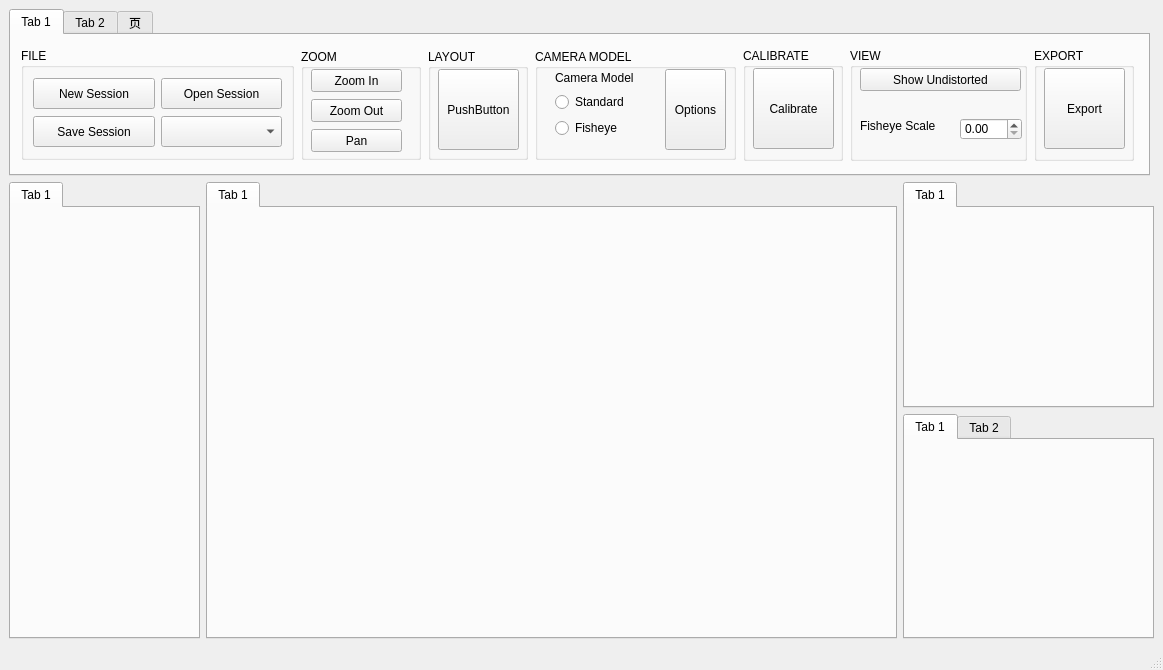
<?xml version="1.0" encoding="UTF-8"?>
<ui version="4.0">
 <class>MainWindow</class>
 <widget class="QMainWindow" name="MainWindow">
  <property name="geometry">
   <rect>
    <x>0</x>
    <y>0</y>
    <width>1163</width>
    <height>670</height>
   </rect>
  </property>
  <property name="windowTitle">
   <string>MainWindow</string>
  </property>
  <widget class="QWidget" name="centralwidget">
   <layout class="QVBoxLayout" name="verticalLayout_3">
    <item>
     <widget class="QTabWidget" name="tabWidget_tool">
      <property name="minimumSize">
       <size>
        <width>1141</width>
        <height>167</height>
       </size>
      </property>
      <property name="maximumSize">
       <size>
        <width>1141</width>
        <height>167</height>
       </size>
      </property>
      <property name="currentIndex">
       <number>0</number>
      </property>
      <widget class="QWidget" name="tab_mono">
       <attribute name="title">
        <string>Tab 1</string>
       </attribute>
       <layout class="QHBoxLayout" name="horizontalLayout">
        <item>
         <widget class="QGroupBox" name="groupBox_file">
          <property name="minimumSize">
           <size>
            <width>273</width>
            <height>112</height>
           </size>
          </property>
          <property name="maximumSize">
           <size>
            <width>273</width>
            <height>112</height>
           </size>
          </property>
          <property name="title">
           <string>FILE</string>
          </property>
          <layout class="QGridLayout" name="gridLayout">
           <item row="0" column="0">
            <widget class="QPushButton" name="pushButton">
             <property name="minimumSize">
              <size>
               <width>121</width>
               <height>31</height>
              </size>
             </property>
             <property name="text">
              <string>New Session</string>
             </property>
            </widget>
           </item>
           <item row="0" column="1">
            <widget class="QPushButton" name="pushButton_6">
             <property name="minimumSize">
              <size>
               <width>121</width>
               <height>31</height>
              </size>
             </property>
             <property name="text">
              <string>Open Session</string>
             </property>
            </widget>
           </item>
           <item row="1" column="0">
            <widget class="QPushButton" name="pushButton_5">
             <property name="minimumSize">
              <size>
               <width>121</width>
               <height>31</height>
              </size>
             </property>
             <property name="text">
              <string>Save Session</string>
             </property>
            </widget>
           </item>
           <item row="1" column="1">
            <widget class="QComboBox" name="comboBox_addImages">
             <property name="minimumSize">
              <size>
               <width>121</width>
               <height>31</height>
              </size>
             </property>
            </widget>
           </item>
          </layout>
         </widget>
        </item>
        <item>
         <widget class="QGroupBox" name="groupBox_zoom">
          <property name="minimumSize">
           <size>
            <width>120</width>
            <height>111</height>
           </size>
          </property>
          <property name="maximumSize">
           <size>
            <width>120</width>
            <height>111</height>
           </size>
          </property>
          <property name="title">
           <string>ZOOM</string>
          </property>
          <widget class="QPushButton" name="pushButton_2">
           <property name="geometry">
            <rect>
             <x>10</x>
             <y>20</y>
             <width>91</width>
             <height>23</height>
            </rect>
           </property>
           <property name="text">
            <string>Zoom In</string>
           </property>
          </widget>
          <widget class="QPushButton" name="pushButton_3">
           <property name="geometry">
            <rect>
             <x>10</x>
             <y>50</y>
             <width>91</width>
             <height>23</height>
            </rect>
           </property>
           <property name="text">
            <string>Zoom Out</string>
           </property>
          </widget>
          <widget class="QPushButton" name="pushButton_4">
           <property name="geometry">
            <rect>
             <x>10</x>
             <y>80</y>
             <width>91</width>
             <height>23</height>
            </rect>
           </property>
           <property name="text">
            <string>Pan</string>
           </property>
          </widget>
         </widget>
        </item>
        <item>
         <widget class="QGroupBox" name="groupBox_layout">
          <property name="minimumSize">
           <size>
            <width>100</width>
            <height>111</height>
           </size>
          </property>
          <property name="maximumSize">
           <size>
            <width>100</width>
            <height>111</height>
           </size>
          </property>
          <property name="title">
           <string>LAYOUT</string>
          </property>
          <widget class="QPushButton" name="pushButton_defaultLayout">
           <property name="geometry">
            <rect>
             <x>10</x>
             <y>20</y>
             <width>81</width>
             <height>81</height>
            </rect>
           </property>
           <property name="text">
            <string>PushButton</string>
           </property>
          </widget>
         </widget>
        </item>
        <item>
         <widget class="QGroupBox" name="groupBox_cameraModel_2">
          <property name="minimumSize">
           <size>
            <width>201</width>
            <height>111</height>
           </size>
          </property>
          <property name="maximumSize">
           <size>
            <width>201</width>
            <height>111</height>
           </size>
          </property>
          <property name="title">
           <string>CAMERA MODEL</string>
          </property>
          <widget class="QPushButton" name="pushButton_options">
           <property name="geometry">
            <rect>
             <x>130</x>
             <y>20</y>
             <width>61</width>
             <height>81</height>
            </rect>
           </property>
           <property name="text">
            <string>Options</string>
           </property>
          </widget>
          <widget class="QWidget" name="layoutWidget">
           <property name="geometry">
            <rect>
             <x>20</x>
             <y>20</y>
             <width>89</width>
             <height>69</height>
            </rect>
           </property>
           <layout class="QVBoxLayout" name="verticalLayout">
            <item>
             <widget class="QLabel" name="label_2">
              <property name="text">
               <string>Camera Model</string>
              </property>
             </widget>
            </item>
            <item>
             <widget class="QRadioButton" name="radioButton_standard">
              <property name="text">
               <string>Standard</string>
              </property>
             </widget>
            </item>
            <item>
             <widget class="QRadioButton" name="radioButton_fisheye">
              <property name="text">
               <string>Fisheye</string>
              </property>
             </widget>
            </item>
           </layout>
          </widget>
         </widget>
        </item>
        <item>
         <widget class="QGroupBox" name="groupBox_calibrate">
          <property name="minimumSize">
           <size>
            <width>100</width>
            <height>113</height>
           </size>
          </property>
          <property name="maximumSize">
           <size>
            <width>100</width>
            <height>113</height>
           </size>
          </property>
          <property name="title">
           <string>CALIBRATE</string>
          </property>
          <widget class="QPushButton" name="pushButton_calibrate">
           <property name="geometry">
            <rect>
             <x>10</x>
             <y>20</y>
             <width>81</width>
             <height>81</height>
            </rect>
           </property>
           <property name="text">
            <string>Calibrate</string>
           </property>
          </widget>
         </widget>
        </item>
        <item>
         <widget class="QGroupBox" name="groupBox_view">
          <property name="minimumSize">
           <size>
            <width>177</width>
            <height>113</height>
           </size>
          </property>
          <property name="maximumSize">
           <size>
            <width>177</width>
            <height>113</height>
           </size>
          </property>
          <property name="title">
           <string>VIEW</string>
          </property>
          <widget class="QPushButton" name="pushButton_showUndistorted">
           <property name="geometry">
            <rect>
             <x>10</x>
             <y>20</y>
             <width>161</width>
             <height>23</height>
            </rect>
           </property>
           <property name="text">
            <string>Show Undistorted</string>
           </property>
          </widget>
          <widget class="QLabel" name="label">
           <property name="geometry">
            <rect>
             <x>10</x>
             <y>70</y>
             <width>101</width>
             <height>16</height>
            </rect>
           </property>
           <property name="text">
            <string>Fisheye Scale</string>
           </property>
          </widget>
          <widget class="QDoubleSpinBox" name="doubleSpinBox">
           <property name="geometry">
            <rect>
             <x>110</x>
             <y>70</y>
             <width>62</width>
             <height>22</height>
            </rect>
           </property>
          </widget>
         </widget>
        </item>
        <item>
         <widget class="QGroupBox" name="groupBox_export">
          <property name="minimumSize">
           <size>
            <width>100</width>
            <height>113</height>
           </size>
          </property>
          <property name="maximumSize">
           <size>
            <width>100</width>
            <height>113</height>
           </size>
          </property>
          <property name="title">
           <string>EXPORT</string>
          </property>
          <widget class="QPushButton" name="pushButton_export">
           <property name="geometry">
            <rect>
             <x>10</x>
             <y>20</y>
             <width>81</width>
             <height>81</height>
            </rect>
           </property>
           <property name="text">
            <string>Export</string>
           </property>
          </widget>
         </widget>
        </item>
       </layout>
      </widget>
      <widget class="QWidget" name="tab_10">
       <attribute name="title">
        <string>Tab 2</string>
       </attribute>
      </widget>
      <widget class="QWidget" name="tab_camera">
       <attribute name="title">
        <string>页</string>
       </attribute>
       <widget class="QPushButton" name="pushButton_closeCamera">
        <property name="geometry">
         <rect>
          <x>660</x>
          <y>30</y>
          <width>93</width>
          <height>81</height>
         </rect>
        </property>
        <property name="text">
         <string>close</string>
        </property>
       </widget>
      </widget>
     </widget>
    </item>
    <item>
     <layout class="QHBoxLayout" name="horizontalLayout_2">
      <item>
       <widget class="QTabWidget" name="tabWidget_dataBrowser">
        <property name="minimumSize">
         <size>
          <width>181</width>
          <height>421</height>
         </size>
        </property>
        <property name="currentIndex">
         <number>0</number>
        </property>
        <widget class="QWidget" name="tab_dataBrowser">
         <attribute name="title">
          <string>Tab 1</string>
         </attribute>
        </widget>
       </widget>
      </item>
      <item>
       <widget class="QTabWidget" name="tabWidget_showImg">
        <property name="minimumSize">
         <size>
          <width>691</width>
          <height>421</height>
         </size>
        </property>
        <property name="currentIndex">
         <number>0</number>
        </property>
        <widget class="QWidget" name="tab_showImg">
         <attribute name="title">
          <string>Tab 1</string>
         </attribute>
        </widget>
       </widget>
      </item>
      <item>
       <layout class="QVBoxLayout" name="verticalLayout_2">
        <item>
         <widget class="QTabWidget" name="tabWidget_ReprojectonError">
          <property name="minimumSize">
           <size>
            <width>251</width>
            <height>201</height>
           </size>
          </property>
          <property name="currentIndex">
           <number>0</number>
          </property>
          <widget class="QWidget" name="tab_3">
           <attribute name="title">
            <string>Tab 1</string>
           </attribute>
          </widget>
         </widget>
        </item>
        <item>
         <widget class="QTabWidget" name="tabWidget_centric">
          <property name="minimumSize">
           <size>
            <width>251</width>
            <height>221</height>
           </size>
          </property>
          <widget class="QWidget" name="tab_5">
           <attribute name="title">
            <string>Tab 1</string>
           </attribute>
          </widget>
          <widget class="QWidget" name="tab_6">
           <attribute name="title">
            <string>Tab 2</string>
           </attribute>
          </widget>
         </widget>
        </item>
       </layout>
      </item>
     </layout>
    </item>
   </layout>
  </widget>
  <widget class="QMenuBar" name="menubar">
   <property name="geometry">
    <rect>
     <x>0</x>
     <y>0</y>
     <width>1163</width>
     <height>21</height>
    </rect>
   </property>
  </widget>
  <widget class="QStatusBar" name="statusbar"/>
 </widget>
 <resources/>
 <connections/>
</ui>
